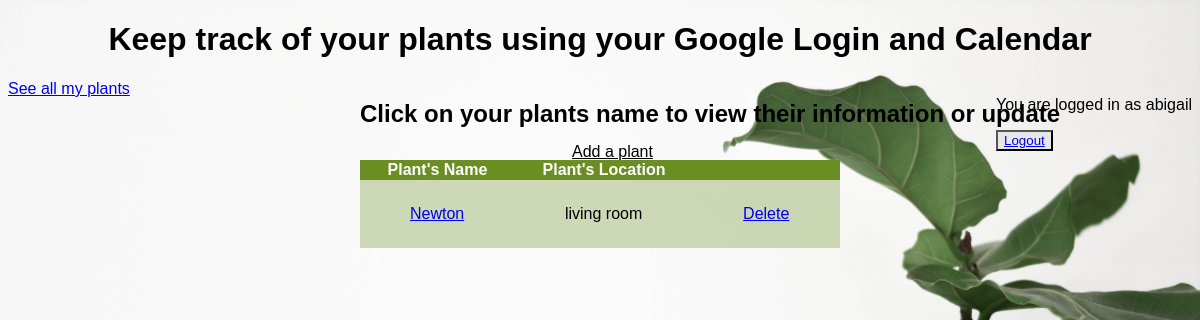
The page //plants/ (signed in) on the database as committed earlier.
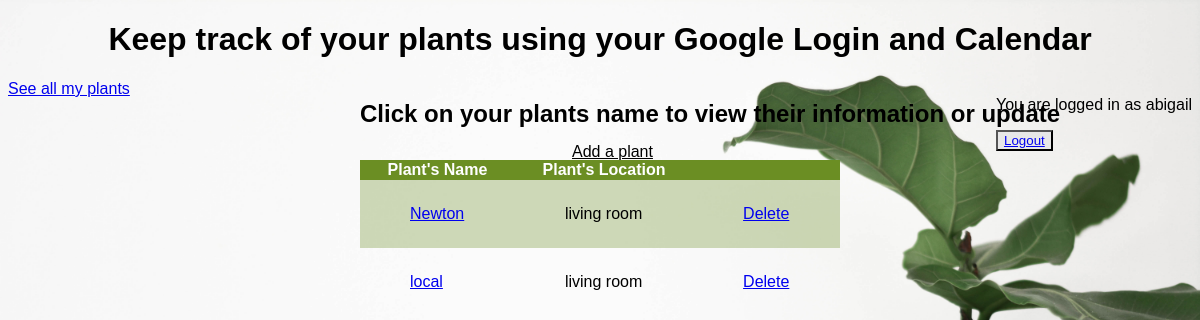
The same page on the database as committed later.
### plants/models.py (models this page shows)
class plants(models.Model):
	user=models.ForeignKey(User, on_delete=models.CASCADE)
	name= models.CharField(max_length=50)
	location=models.CharField(max_length=200)
	frequency=models.PositiveSmallIntegerField()
	last_watered=models.DateField()
	event_id = models.CharField(max_length= 50, blank=True)
	def get_absolute_url(self):
		return reverse('update-plant', kwargs={"pk": self.pk})
	def get_delete(self):
		return reverse('delete-plant', kwargs={"pk": self.pk})

### plants/views.py (the view)
# urls.py: path('', PlantListView.as_view(), name= 'plants'),
class PlantListView(LoginRequiredMixin,ListView):
	template_name= 'plants/plants_list.html'
	def get_queryset(self):
		return plants.objects.filter(user=self.request.user)

### plants/templates/plants/plants_list.html
{% extends "base.html" %}
{% block content%}
<div class= table>
<h2 class=table> Click on your plants name to view their information or update</h2>
<a class= add href='{% url "create-plant" %}'>Add a plant</a>
	<table>
		<tr>
			<th> Plant's Name</th>
			<th> Plant's Location</th>
			<th></th>
		</tr>
		{% for instance in object_list%}
			<tr>
				<td><a href= '{{ instance.get_absolute_url }}'>{{instance.name}} </a></td>
				<td>{{instance.location}}</td>
				<form action= '.' method='POST'> {% csrf_token %}<td> <a href='{{ instance.get_delete }}'>Delete </a></td></form>
			</tr>
		{%endfor%}
	</table>
</div>
{% endblock%}

### plants/templates/base.html (shortened to what this page needs)
<!doctype html>
<html>
{% load static %}
<link rel='stylesheet' type= "text/css" href="{% static 'plantstatic/style.css' %}">
<head>
</head>
<header>
<h1> Keep track of your plants using your Google Login and Calendar</h1>
{% if user.is_authenticated%}
<a href='{% url "plants" %}'>See all my plants </a>
<div class= "user">
<p> You are logged in as {{user.username}}</p>
<button class= logout><a href='{% url "account_logout" %}'>Logout </a></button>
</div>
{% endif %}
</header>
{% block content %}
{% endblock %}
</html>

### static/plantstatic/style.css (style rules this page uses)
html { background: green url("images/pexels-content-pixie-3554239.jpg") no-repeat center center fixed; background-size: cover; }
table { width:40%; border-collapse: collapse; position:fixed; top:20%; left:30% }
form { position:fixed; top:36%; left:36%; }
tr:nth-child(even) { background-color: #6B8E2350; }
td { vertical-align: middle; padding: 25px 50px 25px; }
th { background-color: #6B8E23; color: white; }
h1 { text-align:center; font-family: Ubuntu, sans-serif; }
h2.table { position:absolute; top:10%; left:30%; }
.logout { background-color: #e7e7e7; }
.user { float:right; }
.add { font-size: 16px; border:none; color:black; padding: 15px 32px; position:fixed; left: 45%; top:16%; }

Rows that differ between the two databases and show on the page:
added plants: name "local", location "living room"
